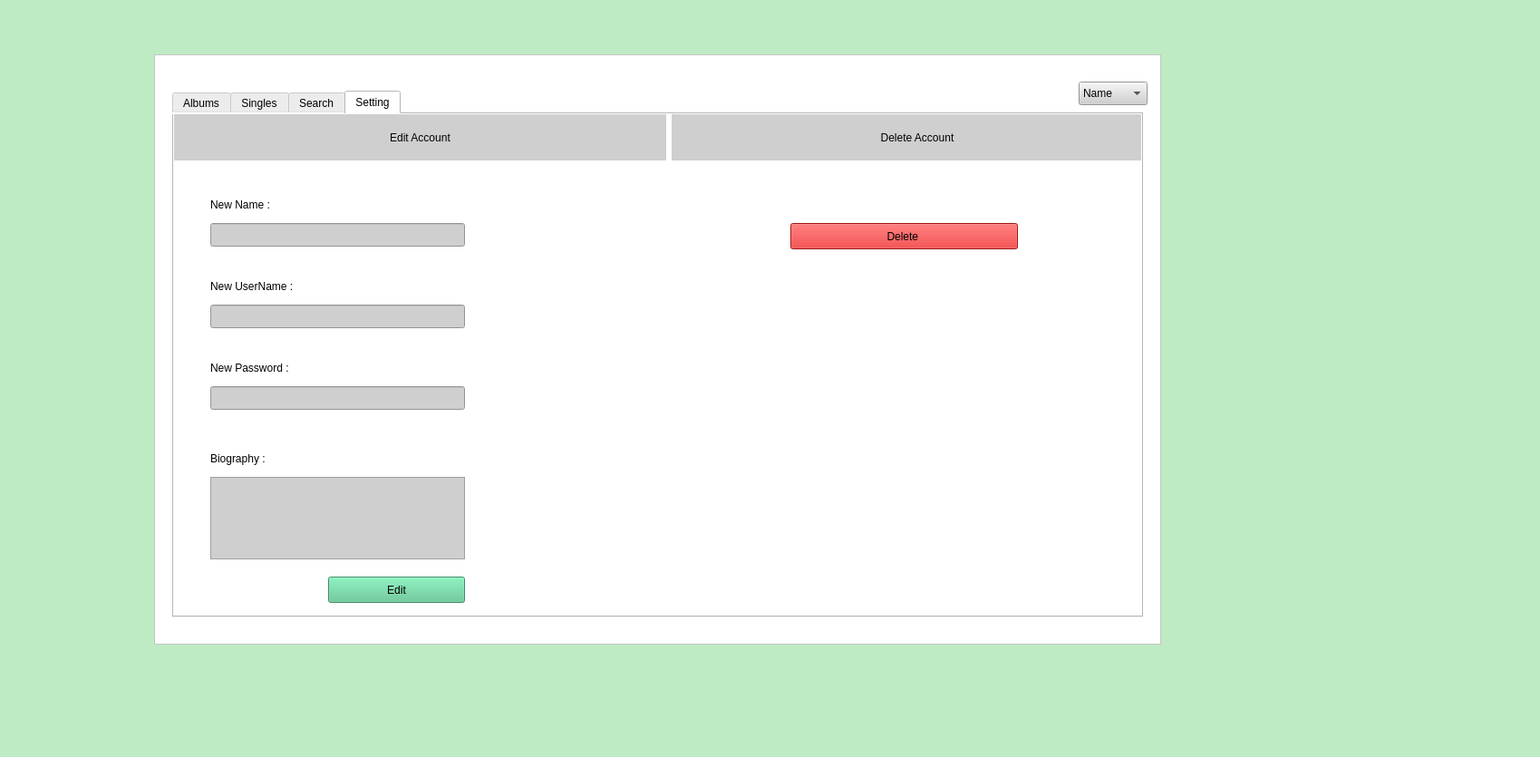
<?xml version="1.0" encoding="UTF-8"?>
<ui version="4.0">
 <class>ArtistWindow</class>
 <widget class="QWidget" name="ArtistWindow">
  <property name="geometry">
   <rect>
    <x>0</x>
    <y>0</y>
    <width>1699</width>
    <height>835</height>
   </rect>
  </property>
  <property name="windowTitle">
   <string>Form</string>
  </property>
  <property name="styleSheet">
   <string notr="true"> background-color: #BEEBC3;</string>
  </property>
  <widget class="QFrame" name="frame">
   <property name="geometry">
    <rect>
     <x>170</x>
     <y>60</y>
     <width>1111</width>
     <height>651</height>
    </rect>
   </property>
   <property name="styleSheet">
    <string notr="true">background-color: rgb(226, 255, 242);
background-color: rgb(255, 255, 255);</string>
   </property>
   <property name="frameShape">
    <enum>QFrame::Shape::StyledPanel</enum>
   </property>
   <property name="frameShadow">
    <enum>QFrame::Shadow::Raised</enum>
   </property>
   <widget class="QTabWidget" name="tabWidget">
    <property name="geometry">
     <rect>
      <x>20</x>
      <y>40</y>
      <width>1071</width>
      <height>581</height>
     </rect>
    </property>
    <property name="currentIndex">
     <number>3</number>
    </property>
    <widget class="QWidget" name="albums">
     <attribute name="title">
      <string>Albums</string>
     </attribute>
     <widget class="QWidget" name="horizontalLayoutWidget_4">
      <property name="geometry">
       <rect>
        <x>0</x>
        <y>0</y>
        <width>1071</width>
        <height>51</height>
       </rect>
      </property>
      <layout class="QHBoxLayout" name="horizontalLayout_5">
       <item>
        <widget class="QLabel" name="label_4">
         <property name="styleSheet">
          <string notr="true">font: 700 italic 18pt &quot;Segoe UI&quot;;
background-color: rgb(207, 207, 207);</string>
         </property>
         <property name="text">
          <string>Albums</string>
         </property>
         <property name="alignment">
          <set>Qt::AlignmentFlag::AlignCenter</set>
         </property>
        </widget>
       </item>
       <item>
        <widget class="QLabel" name="label_6">
         <property name="styleSheet">
          <string notr="true">font: 700 italic 18pt &quot;Segoe UI&quot;;
background-color: rgb(207, 207, 207);</string>
         </property>
         <property name="text">
          <string>Songs</string>
         </property>
         <property name="alignment">
          <set>Qt::AlignmentFlag::AlignCenter</set>
         </property>
        </widget>
       </item>
      </layout>
     </widget>
     <widget class="QWidget" name="horizontalLayoutWidget_5">
      <property name="geometry">
       <rect>
        <x>0</x>
        <y>50</y>
        <width>1071</width>
        <height>441</height>
       </rect>
      </property>
      <layout class="QHBoxLayout" name="horizontalLayout_6">
       <item>
        <widget class="QListWidget" name="listWidget_2">
         <property name="styleSheet">
          <string notr="true">color: rgb(8, 8, 8);
font: 700 italic 14pt &quot;Segoe UI&quot;;</string>
         </property>
        </widget>
       </item>
       <item>
        <widget class="QListWidget" name="listWidget">
         <property name="styleSheet">
          <string notr="true">color: rgb(8, 8, 8);
font: 700 italic 14pt &quot;Segoe UI&quot;;</string>
         </property>
        </widget>
       </item>
      </layout>
     </widget>
     <widget class="QWidget" name="horizontalLayoutWidget">
      <property name="geometry">
       <rect>
        <x>0</x>
        <y>490</y>
        <width>531</width>
        <height>61</height>
       </rect>
      </property>
      <layout class="QHBoxLayout" name="horizontalLayout">
       <item>
        <widget class="QPushButton" name="buttonAddalbum">
         <property name="styleSheet">
          <string notr="true"/>
         </property>
         <property name="text">
          <string/>
         </property>
         <property name="icon">
          <iconset>
           <normaloff>F:/screan shots/Screenshot 2026-07-11 215427.png</normaloff>F:/screan shots/Screenshot 2026-07-11 215427.png</iconset>
         </property>
         <property name="iconSize">
          <size>
           <width>40</width>
           <height>40</height>
          </size>
         </property>
        </widget>
       </item>
       <item>
        <widget class="QPushButton" name="buttonAddmusic">
         <property name="styleSheet">
          <string notr="true"/>
         </property>
         <property name="text">
          <string/>
         </property>
         <property name="icon">
          <iconset>
           <normaloff>F:/screan shots/Screenshot 2026-07-11 215447.png</normaloff>F:/screan shots/Screenshot 2026-07-11 215447.png</iconset>
         </property>
         <property name="iconSize">
          <size>
           <width>40</width>
           <height>40</height>
          </size>
         </property>
        </widget>
       </item>
       <item>
        <widget class="QPushButton" name="edit_2">
         <property name="styleSheet">
          <string notr="true"/>
         </property>
         <property name="text">
          <string/>
         </property>
         <property name="icon">
          <iconset>
           <normaloff>F:/screan shots/Screenshot 2026-07-11 215453.png</normaloff>F:/screan shots/Screenshot 2026-07-11 215453.png</iconset>
         </property>
         <property name="iconSize">
          <size>
           <width>40</width>
           <height>40</height>
          </size>
         </property>
        </widget>
       </item>
       <item>
        <widget class="QPushButton" name="buttonDelete">
         <property name="text">
          <string/>
         </property>
         <property name="icon">
          <iconset>
           <normaloff>F:/screan shots/Screenshot 2026-07-11 215458.png</normaloff>F:/screan shots/Screenshot 2026-07-11 215458.png</iconset>
         </property>
         <property name="iconSize">
          <size>
           <width>40</width>
           <height>40</height>
          </size>
         </property>
        </widget>
       </item>
       <item>
        <widget class="QPushButton" name="buttonLogout_2">
         <property name="styleSheet">
          <string notr="true"/>
         </property>
         <property name="text">
          <string/>
         </property>
         <property name="icon">
          <iconset>
           <normaloff>F:/screan shots/Screenshot 2026-07-11 215505.png</normaloff>F:/screan shots/Screenshot 2026-07-11 215505.png</iconset>
         </property>
         <property name="iconSize">
          <size>
           <width>40</width>
           <height>40</height>
          </size>
         </property>
        </widget>
       </item>
      </layout>
     </widget>
     <widget class="QWidget" name="horizontalLayoutWidget_2">
      <property name="geometry">
       <rect>
        <x>540</x>
        <y>490</y>
        <width>531</width>
        <height>61</height>
       </rect>
      </property>
      <layout class="QHBoxLayout" name="horizontalLayout_3">
       <item>
        <widget class="QPushButton" name="pushButton">
         <property name="styleSheet">
          <string notr="true"/>
         </property>
         <property name="text">
          <string/>
         </property>
         <property name="icon">
          <iconset>
           <normaloff>F:/screan shots/Screenshot 2026-07-11 215458.png</normaloff>F:/screan shots/Screenshot 2026-07-11 215458.png</iconset>
         </property>
         <property name="iconSize">
          <size>
           <width>40</width>
           <height>40</height>
          </size>
         </property>
        </widget>
       </item>
       <item>
        <widget class="QPushButton" name="pushButton_2">
         <property name="styleSheet">
          <string notr="true"/>
         </property>
         <property name="text">
          <string/>
         </property>
         <property name="icon">
          <iconset>
           <normaloff>F:/screan shots/Screenshot 2026-07-11 215453.png</normaloff>F:/screan shots/Screenshot 2026-07-11 215453.png</iconset>
         </property>
         <property name="iconSize">
          <size>
           <width>40</width>
           <height>40</height>
          </size>
         </property>
        </widget>
       </item>
      </layout>
     </widget>
    </widget>
    <widget class="QWidget" name="songs">
     <attribute name="title">
      <string>Singles</string>
     </attribute>
     <layout class="QVBoxLayout" name="verticalLayout_2">
      <item>
       <widget class="QListWidget" name="listWidgetSongs">
        <property name="styleSheet">
         <string notr="true">color: rgb(8, 8, 8);
font: 700 italic 14pt &quot;Segoe UI&quot;;</string>
        </property>
       </widget>
      </item>
      <item>
       <layout class="QVBoxLayout" name="verticalLayout">
        <item>
         <widget class="QLabel" name="lblYear">
          <property name="styleSheet">
           <string notr="true">font: 700 italic 10pt &quot;Segoe UI&quot;;</string>
          </property>
          <property name="text">
           <string/>
          </property>
         </widget>
        </item>
        <item>
         <widget class="QLabel" name="lblGenre">
          <property name="styleSheet">
           <string notr="true">font: 700 italic 10pt &quot;Segoe UI&quot;;</string>
          </property>
          <property name="text">
           <string/>
          </property>
         </widget>
        </item>
       </layout>
      </item>
      <item>
       <layout class="QHBoxLayout" name="horizontalLayout_2">
        <item>
         <widget class="QPushButton" name="edit">
          <property name="styleSheet">
           <string notr="true"/>
          </property>
          <property name="text">
           <string/>
          </property>
          <property name="icon">
           <iconset>
            <normaloff>F:/screan shots/Screenshot 2026-07-11 215453.png</normaloff>F:/screan shots/Screenshot 2026-07-11 215453.png</iconset>
          </property>
          <property name="iconSize">
           <size>
            <width>40</width>
            <height>40</height>
           </size>
          </property>
         </widget>
        </item>
        <item>
         <widget class="QPushButton" name="buttonDelete_2">
          <property name="styleSheet">
           <string notr="true"/>
          </property>
          <property name="text">
           <string/>
          </property>
          <property name="icon">
           <iconset>
            <normaloff>F:/screan shots/Screenshot 2026-07-11 215458.png</normaloff>F:/screan shots/Screenshot 2026-07-11 215458.png</iconset>
          </property>
          <property name="iconSize">
           <size>
            <width>40</width>
            <height>40</height>
           </size>
          </property>
         </widget>
        </item>
        <item>
         <widget class="QPushButton" name="buttonLogout">
          <property name="styleSheet">
           <string notr="true"/>
          </property>
          <property name="text">
           <string/>
          </property>
          <property name="icon">
           <iconset>
            <normaloff>F:/screan shots/Screenshot 2026-07-11 215505.png</normaloff>F:/screan shots/Screenshot 2026-07-11 215505.png</iconset>
          </property>
          <property name="iconSize">
           <size>
            <width>40</width>
            <height>40</height>
           </size>
          </property>
         </widget>
        </item>
       </layout>
      </item>
     </layout>
    </widget>
    <widget class="QWidget" name="tab_2">
     <attribute name="title">
      <string>Search</string>
     </attribute>
     <widget class="QWidget" name="horizontalLayoutWidget_6">
      <property name="geometry">
       <rect>
        <x>0</x>
        <y>0</y>
        <width>1071</width>
        <height>51</height>
       </rect>
      </property>
      <layout class="QHBoxLayout" name="horizontalLayout_7">
       <item>
        <widget class="QLabel" name="label_5">
         <property name="styleSheet">
          <string notr="true">font: 700 italic 18pt &quot;Segoe UI&quot;;
background-color: rgb(207, 207, 207);</string>
         </property>
         <property name="text">
          <string>Find Songs</string>
         </property>
         <property name="alignment">
          <set>Qt::AlignmentFlag::AlignCenter</set>
         </property>
        </widget>
       </item>
      </layout>
     </widget>
     <widget class="QComboBox" name="comboYearFilter">
      <property name="geometry">
       <rect>
        <x>0</x>
        <y>60</y>
        <width>76</width>
        <height>26</height>
       </rect>
      </property>
      <property name="styleSheet">
       <string notr="true">background-color: rgb(207, 207, 207);</string>
      </property>
     </widget>
     <widget class="QComboBox" name="comboGenreFilter">
      <property name="geometry">
       <rect>
        <x>90</x>
        <y>60</y>
        <width>76</width>
        <height>26</height>
       </rect>
      </property>
      <property name="styleSheet">
       <string notr="true">background-color: rgb(207, 207, 207);</string>
      </property>
     </widget>
     <widget class="QLineEdit" name="lineSearch">
      <property name="geometry">
       <rect>
        <x>230</x>
        <y>60</y>
        <width>231</width>
        <height>26</height>
       </rect>
      </property>
      <property name="styleSheet">
       <string notr="true">background-color: rgb(207, 207, 207);</string>
      </property>
     </widget>
     <widget class="QPushButton" name="pushButton_3">
      <property name="geometry">
       <rect>
        <x>180</x>
        <y>50</y>
        <width>41</width>
        <height>41</height>
       </rect>
      </property>
      <property name="text">
       <string/>
      </property>
      <property name="icon">
       <iconset>
        <normaloff>F:/screan shots/Screenshot 2026-07-13 160548.png</normaloff>F:/screan shots/Screenshot 2026-07-13 160548.png</iconset>
      </property>
      <property name="iconSize">
       <size>
        <width>40</width>
        <height>40</height>
       </size>
      </property>
     </widget>
     <widget class="QListWidget" name="listWidgetSearch">
      <property name="geometry">
       <rect>
        <x>0</x>
        <y>100</y>
        <width>1071</width>
        <height>451</height>
       </rect>
      </property>
      <property name="styleSheet">
       <string notr="true">font: 700 italic 10pt &quot;Segoe UI&quot;;</string>
      </property>
     </widget>
    </widget>
    <widget class="QWidget" name="tab">
     <attribute name="title">
      <string>Setting</string>
     </attribute>
     <widget class="QWidget" name="horizontalLayoutWidget_3">
      <property name="geometry">
       <rect>
        <x>0</x>
        <y>0</y>
        <width>1091</width>
        <height>51</height>
       </rect>
      </property>
      <layout class="QHBoxLayout" name="horizontalLayout_4">
       <item>
        <widget class="QLabel" name="label_3">
         <property name="styleSheet">
          <string notr="true">font: 700 italic 18pt &quot;Segoe UI&quot;;
background-color: rgb(207, 207, 207);</string>
         </property>
         <property name="text">
          <string>Edit Account</string>
         </property>
         <property name="alignment">
          <set>Qt::AlignmentFlag::AlignCenter</set>
         </property>
        </widget>
       </item>
       <item>
        <widget class="QLabel" name="label">
         <property name="styleSheet">
          <string notr="true">font: 700 italic 18pt &quot;Segoe UI&quot;;
background-color: rgb(207, 207, 207);</string>
         </property>
         <property name="text">
          <string>Delete Account</string>
         </property>
         <property name="alignment">
          <set>Qt::AlignmentFlag::AlignCenter</set>
         </property>
        </widget>
       </item>
      </layout>
     </widget>
     <widget class="QLineEdit" name="lineEditPassword">
      <property name="geometry">
       <rect>
        <x>40</x>
        <y>300</y>
        <width>281</width>
        <height>26</height>
       </rect>
      </property>
      <property name="styleSheet">
       <string notr="true">background-color: rgb(207, 207, 207);</string>
      </property>
      <property name="echoMode">
       <enum>QLineEdit::EchoMode::PasswordEchoOnEdit</enum>
      </property>
     </widget>
     <widget class="QLabel" name="label_11">
      <property name="geometry">
       <rect>
        <x>40</x>
        <y>90</y>
        <width>111</width>
        <height>20</height>
       </rect>
      </property>
      <property name="styleSheet">
       <string notr="true">font: 700 italic 10pt &quot;Segoe UI&quot;;</string>
      </property>
      <property name="text">
       <string>New Name :</string>
      </property>
     </widget>
     <widget class="QLabel" name="label_9">
      <property name="geometry">
       <rect>
        <x>40</x>
        <y>180</y>
        <width>151</width>
        <height>20</height>
       </rect>
      </property>
      <property name="styleSheet">
       <string notr="true">font: 700 italic 10pt &quot;Segoe UI&quot;;</string>
      </property>
      <property name="text">
       <string>New UserName :</string>
      </property>
     </widget>
     <widget class="QLabel" name="label_12">
      <property name="geometry">
       <rect>
        <x>40</x>
        <y>370</y>
        <width>111</width>
        <height>20</height>
       </rect>
      </property>
      <property name="styleSheet">
       <string notr="true">font: 700 italic 10pt &quot;Segoe UI&quot;;</string>
      </property>
      <property name="text">
       <string>Biography :</string>
      </property>
     </widget>
     <widget class="QLabel" name="label_10">
      <property name="geometry">
       <rect>
        <x>40</x>
        <y>270</y>
        <width>141</width>
        <height>20</height>
       </rect>
      </property>
      <property name="styleSheet">
       <string notr="true">font: 700 italic 10pt &quot;Segoe UI&quot;;</string>
      </property>
      <property name="text">
       <string>New Password :</string>
      </property>
     </widget>
     <widget class="QLineEdit" name="lineEditUsername">
      <property name="geometry">
       <rect>
        <x>40</x>
        <y>210</y>
        <width>281</width>
        <height>26</height>
       </rect>
      </property>
      <property name="styleSheet">
       <string notr="true">background-color: rgb(207, 207, 207);</string>
      </property>
     </widget>
     <widget class="QPushButton" name="pushButtonEdit">
      <property name="geometry">
       <rect>
        <x>170</x>
        <y>510</y>
        <width>151</width>
        <height>29</height>
       </rect>
      </property>
      <property name="styleSheet">
       <string notr="true">font: 700 italic 10pt &quot;Segoe UI&quot;;
background-color: rgb(89, 197, 143);</string>
      </property>
      <property name="text">
       <string>Edit</string>
      </property>
     </widget>
     <widget class="QLineEdit" name="lineEditName">
      <property name="geometry">
       <rect>
        <x>40</x>
        <y>120</y>
        <width>281</width>
        <height>26</height>
       </rect>
      </property>
      <property name="styleSheet">
       <string notr="true">background-color: rgb(207, 207, 207);</string>
      </property>
     </widget>
     <widget class="QTextEdit" name="textEdit">
      <property name="geometry">
       <rect>
        <x>40</x>
        <y>400</y>
        <width>281</width>
        <height>91</height>
       </rect>
      </property>
      <property name="styleSheet">
       <string notr="true">background-color: rgb(207, 207, 207);</string>
      </property>
     </widget>
     <widget class="QPushButton" name="pushButtonDelete_2">
      <property name="geometry">
       <rect>
        <x>680</x>
        <y>120</y>
        <width>251</width>
        <height>29</height>
       </rect>
      </property>
      <property name="styleSheet">
       <string notr="true">font: 700 italic 10pt &quot;Segoe UI&quot;;
background-color: rgb(218, 30, 30);</string>
      </property>
      <property name="text">
       <string>Delete </string>
      </property>
     </widget>
    </widget>
   </widget>
   <widget class="QLabel" name="lblName">
    <property name="geometry">
     <rect>
      <x>20</x>
      <y>10</y>
      <width>411</width>
      <height>20</height>
     </rect>
    </property>
    <property name="styleSheet">
     <string notr="true">font: 700 italic 10pt &quot;Segoe UI&quot;;</string>
    </property>
    <property name="text">
     <string/>
    </property>
   </widget>
   <widget class="QComboBox" name="comboSort">
    <property name="geometry">
     <rect>
      <x>1020</x>
      <y>30</y>
      <width>76</width>
      <height>26</height>
     </rect>
    </property>
    <property name="styleSheet">
     <string notr="true">background-color: rgb(207, 207, 207);</string>
    </property>
    <item>
     <property name="text">
      <string>Name</string>
     </property>
    </item>
    <item>
     <property name="text">
      <string>Year</string>
     </property>
    </item>
   </widget>
  </widget>
 </widget>
 <resources/>
 <connections/>
</ui>
